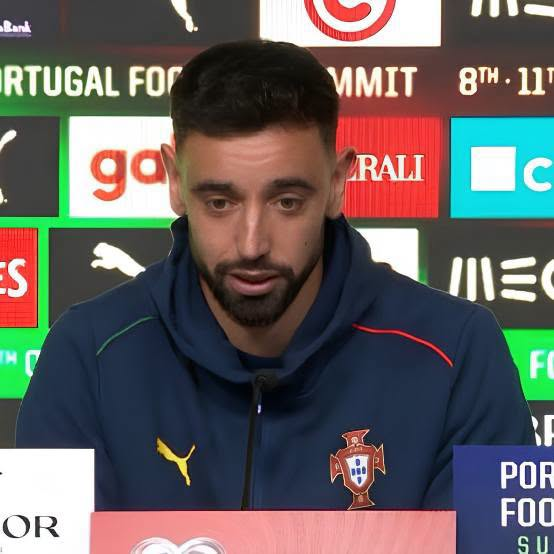
#> input picture 60Days/Project1/Image/bruno.jpg, 554 x 554 px, found by its file name
$ python FaceDet.py
#> lines starting #> are read from the running program, lines starting #| are printed output that depends on the picture; after the words box and inside, x2 and y2 are one past the last pixel; in counts of white or black regions, pixels touching at a corner belong together
import cv2 as cv                     # Import the OpenCV library and give it the alias 'cv'

# Read the image from the Image folder
img = cv.imread(r"Image\bruno.jpg")
#> img is the input picture: shape (554, 554, 3); mean B, G, R 95.8, 97, 101.8

# Convert the color image (BGR) to a grayscale image
gray = cv.cvtColor(img, cv.COLOR_BGR2GRAY)
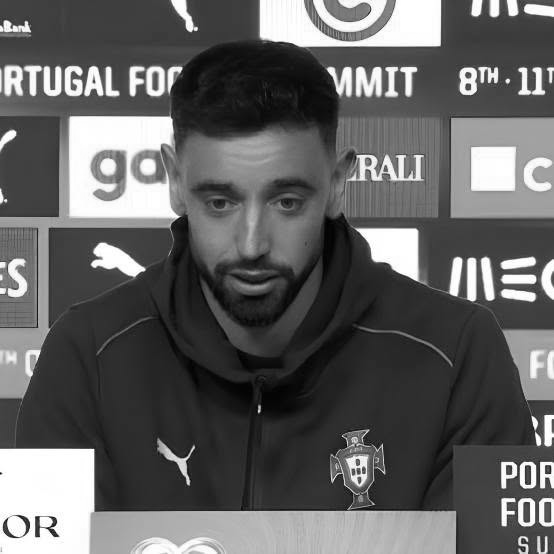
#> gray: shape (554, 554); min 0, max 255, mean 98.3

# Load the pre-trained Haar Cascade face detection model
face_cascade = cv.CascadeClassifier(
    cv.data.haarcascades + "haarcascade_frontalface_default.xml"
)

# Detect faces in the grayscale image
faces = face_cascade.detectMultiScale(
    gray,                 # Input grayscale image
    scaleFactor=1.1,      # Reduce image size by 10% at each scan
    minNeighbors=5        # A face must have at least 5 neighboring detections
)
#> faces = [[167, 132, 174, 174]]

# Loop through every detected face
# Each face returns (x, y, width, height)
for (x, y, w, h) in faces:

    # Draw a green rectangle around the detected face
    cv.rectangle(
        img,                    # Original image to draw on
        (x, y),                 # Top-left corner of rectangle
        (x + w, y + h),         # Bottom-right corner of rectangle
        (0, 255, 0),            # Rectangle color (Green in BGR format)
        2                       # Rectangle thickness (2 pixels)
    )
#> this loop made 1 pass
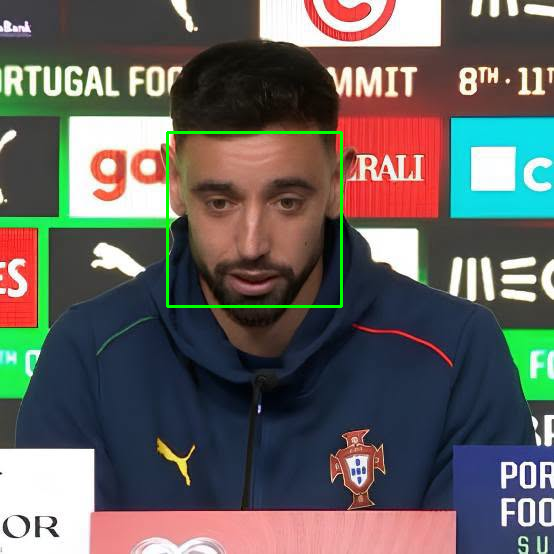
#> img: shape (554, 554, 3); 0.68% of pixels changed, all inside (x1, y1, x2, y2) = (166, 131, 343, 308)

# Display the image in a window named "FACES"
cv.imshow("FACES", img)

# Wait indefinitely until a key is pressed
cv.waitKey(0)

$ run again, with 60Days/Project1/Image/cr7.jpg copied over 60Days/Project1/Image/bruno.jpg
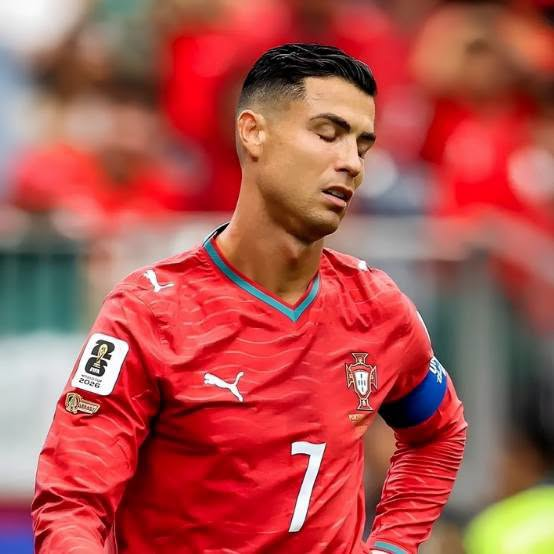
#> input picture 60Days/Project1/Image/cr7.jpg, 554 x 554 px, found by its file name
#> img is the input picture: shape (554, 554, 3); mean B, G, R 77.4, 82.7, 175.7
#> `gray = cv.cvtColor(img, cv.COLOR_BGR2GRAY)`:
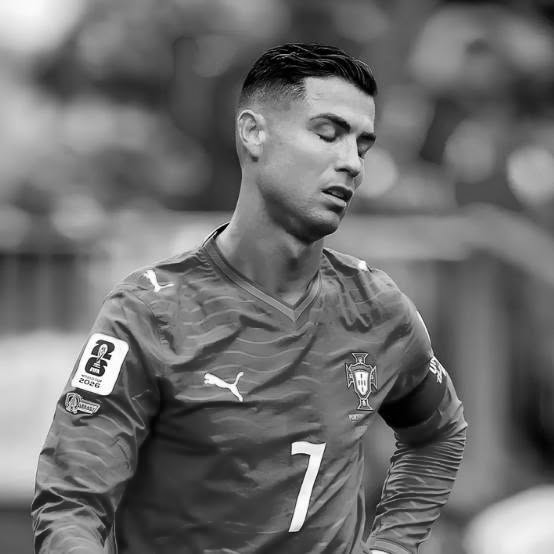
#> gray: shape (554, 554); min 0, max 255, mean 109.9
#> faces = [[276, 78, 149, 149]]
#> the loop `for (x, y, w, h) in faces:` made 1 pass
#> after the loop `for (x, y, w, h) in faces:`:
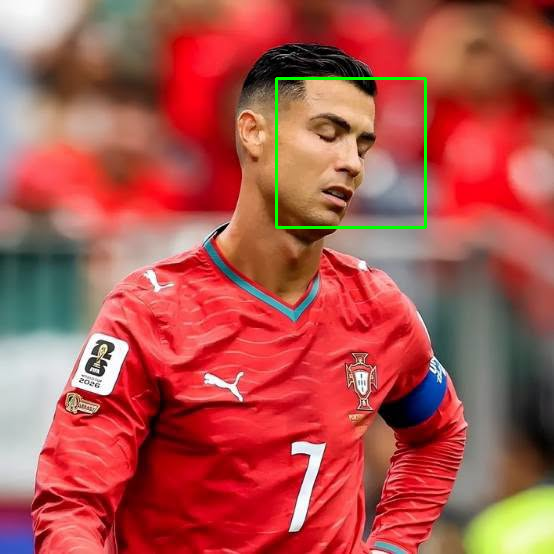
#> img: shape (554, 554, 3); 0.58% of pixels changed, all inside (x1, y1, x2, y2) = (275, 77, 427, 229)

$ run again, with 60Days/Project1/Image/RM.webp saved as 60Days/Project1/Image/bruno.jpg
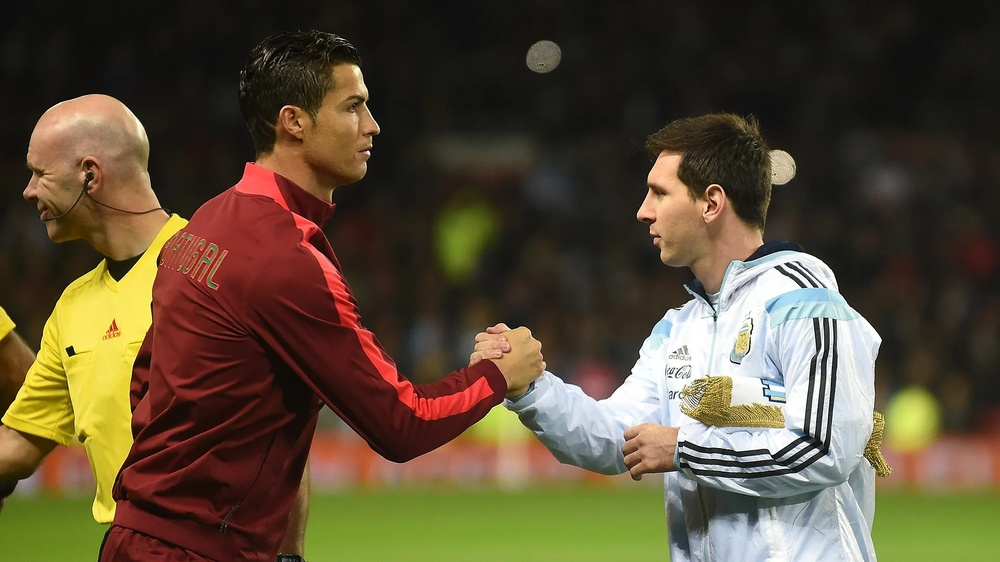
#> input picture 60Days/Project1/Image/RM.webp, 1000 x 562 px, shrunk from 1920 x 1080 before the run, found by its file name
#> img is the input picture: shape (562, 1000, 3); mean B, G, R 54, 76.3, 89.6
#> `gray = cv.cvtColor(img, cv.COLOR_BGR2GRAY)`:
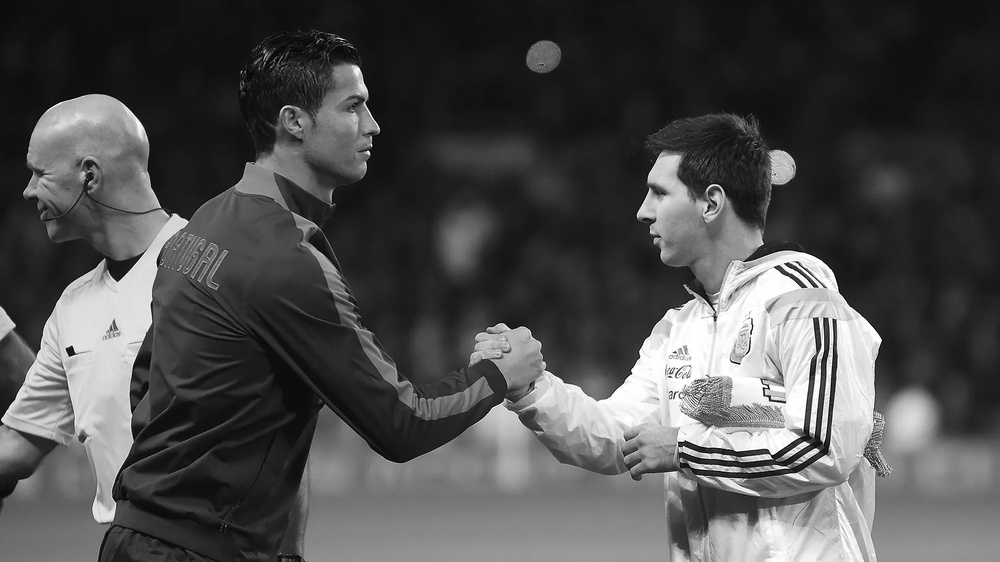
#> gray: shape (562, 1000); min 0, max 255, mean 77.7
#> faces = ()

$ run again, with 60Days/Project1/Image/neyMessi.webp saved as 60Days/Project1/Image/bruno.jpg
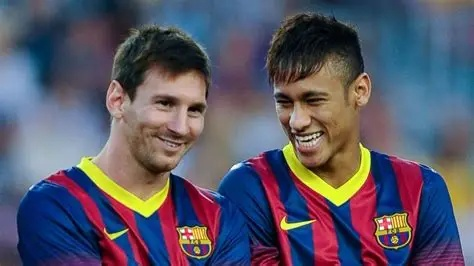
#> input picture 60Days/Project1/Image/neyMessi.webp, 474 x 266 px, found by its file name
#> img is the input picture: shape (266, 474, 3); mean B, G, R 101.8, 86.6, 89.8
#> `gray = cv.cvtColor(img, cv.COLOR_BGR2GRAY)`:
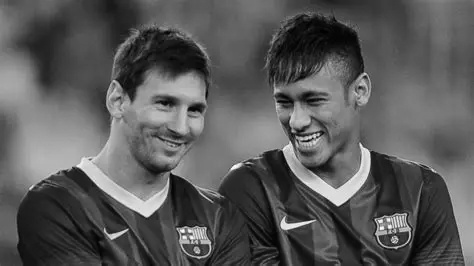
#> gray: shape (266, 474); min 1, max 253, mean 89.3
#> faces = [[127, 66, 103, 103]]
#> the loop `for (x, y, w, h) in faces:` made 1 pass
#> after the loop `for (x, y, w, h) in faces:`:
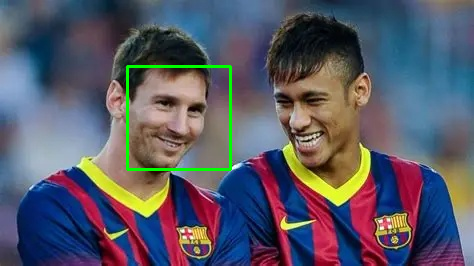
#> img: shape (266, 474, 3); 0.98% of pixels changed, all inside (x1, y1, x2, y2) = (126, 65, 232, 171)
